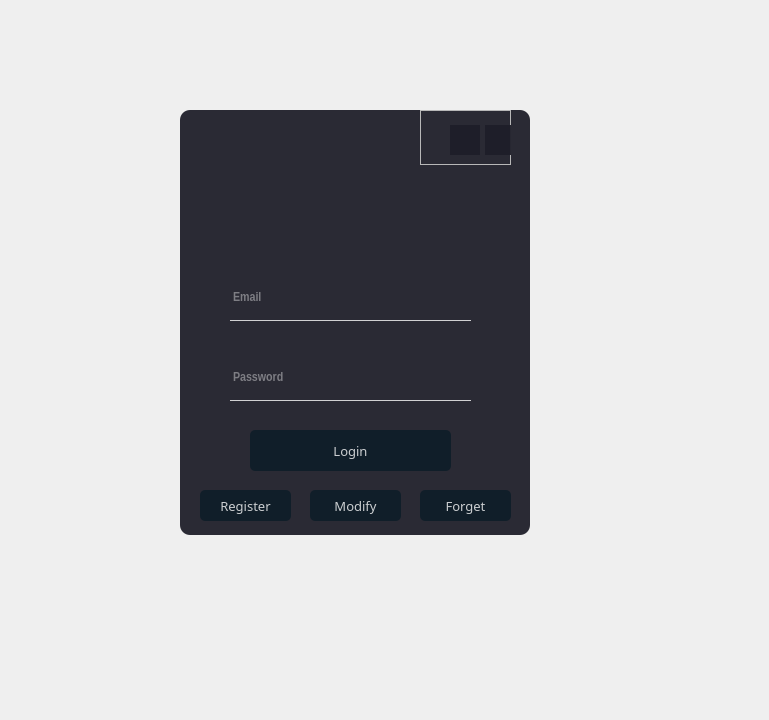
<?xml version="1.0" encoding="UTF-8"?>
<ui version="4.0">
 <class>Form</class>
 <widget class="QWidget" name="Form">
  <property name="geometry">
   <rect>
    <x>0</x>
    <y>0</y>
    <width>769</width>
    <height>720</height>
   </rect>
  </property>
  <property name="font">
   <font>
    <family>Arial Narrow</family>
    <pointsize>10</pointsize>
    <weight>75</weight>
    <bold>true</bold>
   </font>
  </property>
  <property name="windowTitle">
   <string>Form</string>
  </property>
  <widget class="QWidget" name="widget" native="true">
   <property name="geometry">
    <rect>
     <x>180</x>
     <y>110</y>
     <width>350</width>
     <height>425</height>
    </rect>
   </property>
   <widget class="QLabel" name="label">
    <property name="geometry">
     <rect>
      <x>0</x>
      <y>0</y>
      <width>350</width>
      <height>425</height>
     </rect>
    </property>
    <property name="styleSheet">
     <string notr="true">background-color: rgba(30,30,40,240);
border-radius:10px;</string>
    </property>
    <property name="text">
     <string/>
    </property>
   </widget>
   <widget class="QLineEdit" name="Email_Text">
    <property name="geometry">
     <rect>
      <x>50</x>
      <y>170</y>
      <width>241</width>
      <height>41</height>
     </rect>
    </property>
    <property name="styleSheet">
     <string notr="true">background-color: rgba(0, 0, 0,0);
border:1px solid rgba(0,0,0,0);
border-bottom-color:rgba(255,255,255,200);
padding-bottom:7px;
color:rgba(255,255,255,200);</string>
    </property>
    <property name="placeholderText">
     <string>Email</string>
    </property>
   </widget>
   <widget class="QLineEdit" name="Password_Text">
    <property name="geometry">
     <rect>
      <x>50</x>
      <y>250</y>
      <width>241</width>
      <height>41</height>
     </rect>
    </property>
    <property name="styleSheet">
     <string notr="true">background-color: rgba(0, 0, 0,0);
border:1px solid rgba(0,0,0,0);
border-bottom-color:rgba(255,255,255,200);
padding-bottom:7px;
color:rgba(255,255,255,200);</string>
    </property>
    <property name="echoMode">
     <enum>QLineEdit::Password</enum>
    </property>
    <property name="placeholderText">
     <string>Password</string>
    </property>
   </widget>
   <widget class="QPushButton" name="Login_Button">
    <property name="geometry">
     <rect>
      <x>70</x>
      <y>320</y>
      <width>201</width>
      <height>41</height>
     </rect>
    </property>
    <property name="font">
     <font>
      <family>Algerian</family>
      <pointsize>10</pointsize>
      <weight>50</weight>
      <italic>false</italic>
      <bold>false</bold>
     </font>
    </property>
    <property name="styleSheet">
     <string notr="true">QPushButton#Login_Button{
background-color:rgba(16,30,41,255);
color:rgba(255,255,255,200);
border-radius:5px;
}
QPushButton#Login_Button:hover{
background-color:rgba(5,50,118,150);
color:rgba(255,255,255,200);
border-radius:5px;
}
QPushButton#Login_Button:pressed{
padding-left:5px;
padding-top:5px;
background-color:rgba(10,65,118,100);
}</string>
    </property>
    <property name="text">
     <string>Login</string>
    </property>
   </widget>
   <widget class="QLabel" name="label_2">
    <property name="geometry">
     <rect>
      <x>130</x>
      <y>70</y>
      <width>80</width>
      <height>80</height>
     </rect>
    </property>
    <property name="text">
     <string/>
    </property>
    <property name="pixmap">
     <pixmap>images/登录.png</pixmap>
    </property>
   </widget>
   <widget class="QPushButton" name="Register_Button">
    <property name="geometry">
     <rect>
      <x>20</x>
      <y>380</y>
      <width>91</width>
      <height>31</height>
     </rect>
    </property>
    <property name="font">
     <font>
      <family>Algerian</family>
      <pointsize>10</pointsize>
      <weight>50</weight>
      <italic>false</italic>
      <bold>false</bold>
     </font>
    </property>
    <property name="styleSheet">
     <string notr="true">QPushButton#Register_Button{
background-color:rgba(16,30,41,255);
color:rgba(255,255,255,200);
border-radius:5px;
}
QPushButton#Register_Button:hover{
background-color:rgba(5,50,118,150);
color:rgba(255,255,255,200);
border-radius:5px;
}
QPushButton#Register_Button:pressed{
padding-left:5px;
padding-top:5px;
background-color:rgba(10,65,118,100);
}</string>
    </property>
    <property name="text">
     <string>Register</string>
    </property>
   </widget>
   <widget class="QPushButton" name="Modify_password_Button">
    <property name="geometry">
     <rect>
      <x>130</x>
      <y>380</y>
      <width>91</width>
      <height>31</height>
     </rect>
    </property>
    <property name="font">
     <font>
      <family>Algerian</family>
      <pointsize>10</pointsize>
      <weight>50</weight>
      <italic>false</italic>
      <bold>false</bold>
     </font>
    </property>
    <property name="styleSheet">
     <string notr="true">QPushButton#Modify_password_Button{
background-color:rgba(16,30,41,255);
color:rgba(255,255,255,200);
border-radius:5px;
}
QPushButton#Modify_password_Button:hover{
background-color:rgba(5,50,118,150);
color:rgba(255,255,255,200);
border-radius:5px;
}
QPushButton#Modify_password_Button:pressed{
padding-left:5px;
padding-top:5px;
background-color:rgba(10,65,118,100);
}</string>
    </property>
    <property name="text">
     <string>Modify</string>
    </property>
   </widget>
   <widget class="QPushButton" name="Forget_password_Button">
    <property name="geometry">
     <rect>
      <x>240</x>
      <y>380</y>
      <width>91</width>
      <height>31</height>
     </rect>
    </property>
    <property name="font">
     <font>
      <family>Algerian</family>
      <pointsize>10</pointsize>
      <weight>50</weight>
      <italic>false</italic>
      <bold>false</bold>
     </font>
    </property>
    <property name="styleSheet">
     <string notr="true">QPushButton#Forget_password_Button{
background-color:rgba(16,30,41,255);
color:rgba(255,255,255,200);
border-radius:5px;
}
QPushButton#Forget_password_Button:hover{
background-color:rgba(5,50,118,150);
color:rgba(255,255,255,200);
border-radius:5px;
}
QPushButton#Forget_password_Button:pressed{
padding-left:5px;
padding-top:5px;
background-color:rgba(10,65,118,100);
}</string>
    </property>
    <property name="text">
     <string>Forget</string>
    </property>
   </widget>
   <widget class="QFrame" name="frame">
    <property name="geometry">
     <rect>
      <x>240</x>
      <y>0</y>
      <width>91</width>
      <height>55</height>
     </rect>
    </property>
    <property name="frameShape">
     <enum>QFrame::StyledPanel</enum>
    </property>
    <property name="frameShadow">
     <enum>QFrame::Raised</enum>
    </property>
    <widget class="QPushButton" name="Exit_Button">
     <property name="geometry">
      <rect>
       <x>65</x>
       <y>15</y>
       <width>30</width>
       <height>30</height>
      </rect>
     </property>
     <property name="styleSheet">
      <string notr="true">QPushButton#Exit_Button{
background-color:rgba(30,30,40,240);
color:rgba(255,255,255,240);
border:none;
}
QPushButton#Exit_Button:hover{
background-color:rgba(140,40,58,150);
color:rgba(255,255,255,200);
border-radius:5px;
}
QPushButton#Exit_Button:pressed{
padding-left:5px;
padding-top:5px;
background-color:rgba(10,65,118,100);
}</string>
     </property>
     <property name="text">
      <string/>
     </property>
     <property name="icon">
      <iconset>
       <normaloff>:/icon/images/关闭.png</normaloff>:/icon/images/关闭.png</iconset>
     </property>
    </widget>
    <widget class="QPushButton" name="Min_Button">
     <property name="geometry">
      <rect>
       <x>30</x>
       <y>15</y>
       <width>30</width>
       <height>30</height>
      </rect>
     </property>
     <property name="styleSheet">
      <string notr="true">QPushButton#Min_Button{
background-color:rgba(30,30,40,240);
color:rgba(255,255,255,200);
border:none;
}
QPushButton#Min_Button:hover{
background-color:rgba(140,40,58,150);
color:rgba(255,255,255,200);
border-radius:5px;
}
QPushButton#Min_Button:pressed{
padding-left:5px;
padding-top:5px;
background-color:rgba(10,65,118,100);
}</string>
     </property>
     <property name="text">
      <string/>
     </property>
     <property name="icon">
      <iconset>
       <normaloff>:/images/images/最小化3.png</normaloff>:/images/images/最小化3.png</iconset>
     </property>
    </widget>
   </widget>
  </widget>
 </widget>
 <resources>
  <include location="rec.qrc"/>
 </resources>
 <connections/>
</ui>
